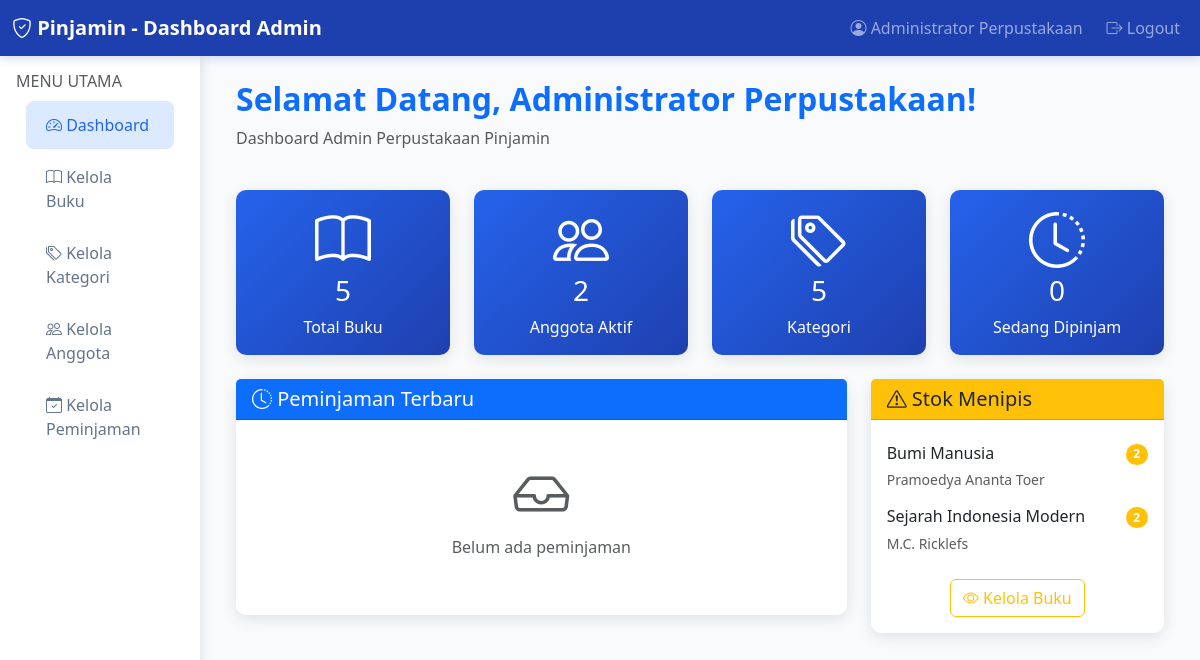
/admin_dashboard.php (signed in), run on the app's committed database.
### tables this page shows
CREATE TABLE `buku` (
  `id_buku` int NOT NULL,
  `kode_buku` varchar(20) NOT NULL,
  `judul` varchar(200) NOT NULL,
  `pengarang` varchar(100) NOT NULL,
  `penerbit` varchar(100) DEFAULT NULL,
  `tahun_terbit` year DEFAULT NULL,
  `id_kategori` int DEFAULT NULL,
  `jumlah_total` int DEFAULT '1',
  `jumlah_tersedia` int DEFAULT '1',
  `deskripsi` text,
  `tanggal_ditambahkan` timestamp NULL DEFAULT CURRENT_TIMESTAMP
);

### admin_dashboard.php (the view, shortened to what this page needs)
<?php
require_once 'database.php';
$stmt = $pdo->query("SELECT COUNT(*) as total_buku FROM buku");
$total_buku = $stmt->fetchColumn();
$stmt = $pdo->query("SELECT COUNT(*) as total_anggota FROM anggota WHERE status = 'aktif'");
$total_anggota = $stmt->fetchColumn();
$stmt = $pdo->query("SELECT COUNT(*) as total_kategori FROM kategori");
$total_kategori = $stmt->fetchColumn();
$stmt = $pdo->query("SELECT COUNT(*) as sedang_dipinjam FROM peminjaman WHERE status = 'dipinjam'");
$sedang_dipinjam = $stmt->fetchColumn();
$stmt = $pdo->query("SELECT p.*, a.nama_lengkap, b.judul FROM peminjaman p JOIN anggota a ON p.id_anggota = a.id_anggota JOIN buku b ON p.id_buku = b.id_buku ORDER BY p.tanggal_pinjam DESC LIMIT 5");
$peminjaman_terbaru = $stmt->fetchAll();
$stmt = $pdo->query("SELECT * FROM buku WHERE jumlah_tersedia <= 2 ORDER BY jumlah_tersedia ASC LIMIT 5");
$buku_hampir_habis = $stmt->fetchAll();
?>
<!DOCTYPE html>
<html lang="id">
<head>
    <link href="https://cdn.jsdelivr.net/npm/bootstrap@5.3.0/dist/css/bootstrap.min.css" rel="stylesheet">
    <link href="https://cdn.jsdelivr.net/npm/bootstrap-icons@1.10.0/font/bootstrap-icons.css" rel="stylesheet">
</head>
<body>
    <nav class="navbar navbar-expand-lg navbar-dark">
        <div class="container-fluid">
            <a class="navbar-brand fw-bold" href="#">
                <i class="bi bi-shield-check"></i> Pinjamin - Dashboard Admin
            </a>
            <div class="navbar-nav ms-auto">
                <span class="navbar-text me-3">
                    <i class="bi bi-person-circle"></i> <?= $_SESSION['nama_admin'] ?>
                </span>
                <a class="nav-link" href="logout.php">
                    <i class="bi bi-box-arrow-right"></i> Logout
                </a>
            </div>
        </div>
    </nav>
    <div class="container-fluid">
        <div class="row">
            <div class="col-md-3 col-lg-2 px-0">
                <div class="sidebar">
                    <div class="p-3">
                        <h6 class="text-muted">MENU UTAMA</h6>
                        <nav class="nav flex-column">
                            <a class="nav-link active" href="admin_dashboard.php">
                                <i class="bi bi-speedometer2"></i> Dashboard
                            </a>
                            <a class="nav-link" href="admin_buku.php">
                                <i class="bi bi-book"></i> Kelola Buku
                            </a>
                            <a class="nav-link" href="admin_kategori.php">
                                <i class="bi bi-tags"></i> Kelola Kategori
                            </a>
                            <a class="nav-link" href="admin_anggota.php">
                                <i class="bi bi-people"></i> Kelola Anggota
                            </a>
                            <a class="nav-link" href="admin_peminjaman.php">
                                <i class="bi bi-calendar-check"></i> Kelola Peminjaman
                            </a>
                        </nav>
                    </div>
                </div>
            </div>
            <div class="col-md-9 col-lg-10">
                <div class="p-4">
                    <div class="row mb-4">
                        <div class="col-12">
                            <h2 class="fw-bold text-primary">Selamat Datang, <?= $_SESSION['nama_admin'] ?>!</h2>
                            <p class="text-muted">Dashboard Admin Perpustakaan Pinjamin</p>
                        </div>
                    </div>
                    <div class="row mb-4">
                        <div class="col-md-3">
                            <div class="card stat-card">
                                <div class="card-body text-center">
                                    <i class="bi bi-book display-4 mb-3"></i>
                                    <h3><?= $total_buku ?></h3>
                                    <p class="mb-0">Total Buku</p>
                                </div>
                            </div>
                        </div>
                        <div class="col-md-3">
                            <div class="card stat-card">
                                <div class="card-body text-center">
                                    <i class="bi bi-people display-4 mb-3"></i>
                                    <h3><?= $total_anggota ?></h3>
                                    <p class="mb-0">Anggota Aktif</p>
                                </div>
                            </div>
                        </div>
                        <div class="col-md-3">
                            <div class="card stat-card">
                                <div class="card-body text-center">
                                    <i class="bi bi-tags display-4 mb-3"></i>
                                    <h3><?= $total_kategori ?></h3>
                                    <p class="mb-0">Kategori</p>
                                </div>
                            </div>
                        </div>
                        <div class="col-md-3">
                            <div class="card stat-card">
                                <div class="card-body text-center">
                                    <i class="bi bi-clock-history display-4 mb-3"></i>
                                    <h3><?= $sedang_dipinjam ?></h3>
                                    <p class="mb-0">Sedang Dipinjam</p>
                                </div>
                            </div>
                        </div>
                    </div>
                    <div class="row">
                        <div class="col-md-8">
                            <div class="card">
                                <div class="card-header bg-primary text-white">
                                    <h5 class="mb-0">
                                        <i class="bi bi-clock-history"></i> Peminjaman Terbaru
                                    </h5>
                                </div>
                                <div class="card-body">
                                    <?php if (count($peminjaman_terbaru) > 0): ?>
                                    <div class="table-responsive">
                                        <table class="table table-hover">
                                            <thead>
                                                <tr>
                                                    <th>Anggota</th>
                                                    <th>Buku</th>
                                                    <th>Tanggal Pinjam</th>
                                                    <th>Status</th>
                                                </tr>
                                            </thead>
                                            <tbody>
                                                <?php foreach ($peminjaman_terbaru as $pinjam): ?>
                                                <tr>
                                                    <td><?= htmlspecialchars($pinjam['nama_lengkap']) ?></td>
                                                    <td><?= htmlspecialchars($pinjam['judul']) ?></td>
                                                    <td><?= formatTanggal($pinjam['tanggal_pinjam']) ?></td>
                                                    <td>
                                                        <?php if ($pinjam['status'] == 'dipinjam'): ?>
                                                            <span class="badge bg-warning">Dipinjam</span>
                                                        <?php elseif ($pinjam['status'] == 'dikembalikan'): ?>
                                                            <span class="badge bg-success">Dikembalikan</span>
                                                        <?php else: ?>
                                                            <span class="badge bg-danger">Terlambat</span>
                                                        <?php endif; ?>
                                                    </td>
                                                </tr>
                                                <?php endforeach; ?>
                                            </tbody>
                                        </table>
                                    </div>
                                    <div class="text-center">
                                        <a href="admin_peminjaman.php" class="btn btn-outline-primary">
                                            <i class="bi bi-eye"></i> Lihat Semua
                                        </a>
                                    </div>
                                    <?php else: ?>
                                    <div class="text-center py-4">
                                        <i class="bi bi-inbox display-4 text-muted"></i>
                                        <p class="text-muted mt-2">Belum ada peminjaman</p>
                                    </div>
                                    <?php endif; ?>
                                </div>
                            </div>
                        </div>
                        <div class="col-md-4">
                            <div class="card">
                                <div class="card-header bg-warning text-dark">
                                    <h5 class="mb-0">
                                        <i class="bi bi-exclamation-triangle"></i> Stok Menipis
                                    </h5>
                                </div>
                                <div class="card-body">
                                    <?php if (count($buku_hampir_habis) > 0): ?>
                                    <div class="list-group list-group-flush">
                                        <?php foreach ($buku_hampir_habis as $buku): ?>
                                        <div class="list-group-item border-0 px-0">
                                            <div class="d-flex justify-content-between align-items-start">
                                                <div class="me-auto">
                                                    <h6 class="mb-1"><?= htmlspecialchars($buku['judul']) ?></h6>
                                                    <small class="text-muted"><?= htmlspecialchars($buku['pengarang']) ?></small>
                                                </div>
                                                <span class="badge bg-warning rounded-pill"><?= $buku['jumlah_tersedia'] ?></span>
                                            </div>
                                        </div>
                                        <?php endforeach; ?>
                                    </div>
                                    <div class="text-center mt-3">
                                        <a href="admin_buku.php" class="btn btn-outline-warning">
                                            <i class="bi bi-eye"></i> Kelola Buku
                                        </a>
                                    </div>
                                    <?php endif; ?>
                                </div>
                            </div>
                        </div>
                    </div>
                </div>
            </div>
        </div>
    </div>
</body>
</html>

### admin_dashboard.php (style rules this page uses)
:root { --primary-blue: #2563eb; --light-blue: #dbeafe; --dark-blue: #1e40af; }
body { background: #f8fafc; }
.navbar { background: var(--dark-blue) !important; box-shadow: 0 2px 10px rgba(30, 64, 175, 0.2); }
.sidebar { background: white; min-height: calc(100vh - 56px); box-shadow: 2px 0 10px rgba(0, 0, 0, 0.1); }
.sidebar .nav-link { color: #64748b; padding: 12px 20px; border-radius: 8px; margin: 2px 10px; }
.sidebar .nav-link:hover, .sidebar .nav-link.active { background: var(--light-blue); color: var(--primary-blue); }
.card { border: none; box-shadow: 0 4px 15px rgba(0, 0, 0, 0.1); border-radius: 10px; }
.stat-card { background: linear-gradient(135deg, var(--primary-blue), var(--dark-blue)); color: white; }

### data on the page
buku: judul "Bumi Manusia", pengarang "Pramoedya Ananta Toer", jumlah_tersedia "2"
buku: judul "Sejarah Indonesia Modern", pengarang "M.C. Ricklefs", jumlah_tersedia "2"

### other printed values
$_SESSION['nama_admin'] "Administrator Perpustakaan"
$total_buku "5"
$total_anggota "2"
$total_kategori "5"
$sedang_dipinjam "0"
